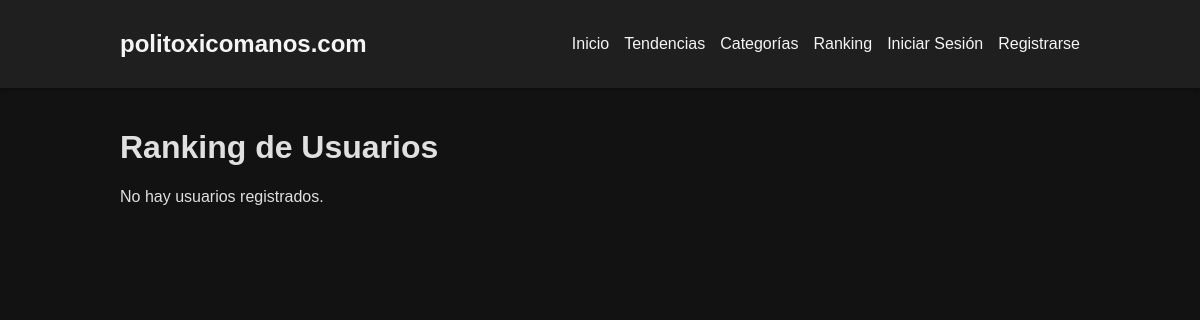
Before: /ranking with the older database file.
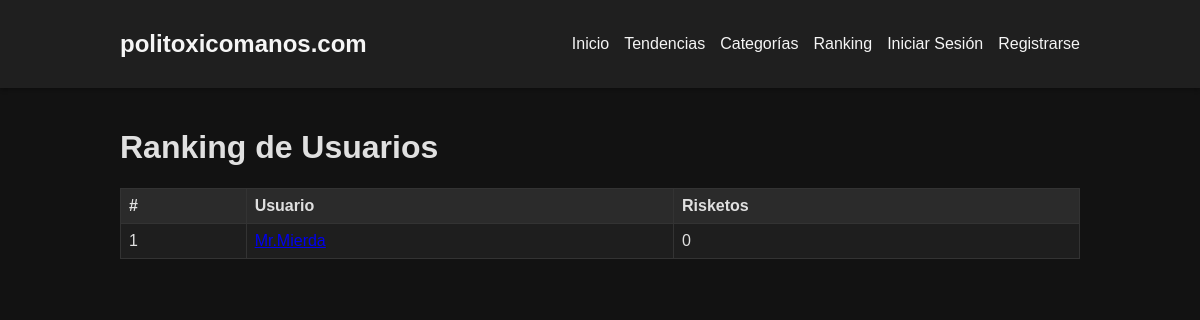
After: the same page with the newer database file.
### app.py (models this page shows, shortened)
class User(db.Model):
    id = db.Column(db.Integer, primary_key=True)
    username = db.Column(db.String(80), unique=True, nullable=False)
    email = db.Column(db.String(120), unique=True, nullable=False)
    password_hash = db.Column(db.String(128), nullable=False)
    profile_pic = db.Column(db.String(200), default='default.png')
    points = db.Column(db.Integer, default=0)
    is_admin = db.Column(db.Boolean, default=False)
    is_muted = db.Column(db.Boolean, default=False)
    contributions = db.relationship('Contribution', backref='author', lazy=True)
    comments = db.relationship('Comment', backref='author', lazy=True)
    bio = db.Column(db.Text, default='')
    location = db.Column(db.String(120), default='')
    website = db.Column(db.String(120), default='')
    followers = db.relationship('Follower', foreign_keys='Follower.followed_id', backref='followed', lazy='dynamic')
    following = db.relationship('Follower', foreign_keys='Follower.follower_id', backref='follower', lazy='dynamic')
    notifications = db.relationship('Notification', backref='recipient', lazy=True)
    is_confirmed = db.Column(db.Boolean, default=False)
    confirmation_token = db.Column(db.String(100), nullable=True)

### app.py (the view)
@app.route('/ranking')
def ranking():
    users = User.query.order_by(User.points.desc()).all()
    return render_template('ranking.html', users=users)

### app.py (called while the page is built)
@app.context_processor
def inject_user():
    user_id = session.get('user_id')
    if user_id:
        user = User.query.get(user_id)
        if user:
            unread_notifications = Notification.query.filter_by(user_id=user.id, is_read=False).count()
            return dict(current_user=user, unread_notifications=unread_notifications)
        session.pop('user_id', None)
    return dict(current_user=None, unread_notifications=0)

### templates/ranking.html (shortened to what this page needs)
{% extends 'base.html' %}
{% block content %}
<h1>Ranking de Usuarios</h1>
{% if users %}
<table class="admin-table">
    <thead>
        <tr>
            <th>#</th>
            <th>Usuario</th>
            <th>Risketos</th>
        </tr>
    </thead>
    <tbody>
    {% for user in users %}
        <tr>
            <td>{{ loop.index }}</td>
            <td><a href="{{ url_for('profile', username=user.username) }}">{{ user.username }}</a></td>
            <td>{{ user.points }}</td>
        </tr>
    {% endfor %}
    </tbody>
</table>
{% else %}
<p>No hay usuarios registrados.</p>
{% endif %}
{% endblock %}

### templates/base.html (shortened to what this page needs)
<!DOCTYPE html>
<html lang="es">
<head>
    <link rel="stylesheet" href="{{ url_for('static', filename='css/style.css') }}">
</head>
<body>
    <nav class="navbar">
        <div class="container">
            <a class="navbar-brand" href="{{ url_for('home') }}">politoxicomanos.com</a>
            <ul class="navbar-links">
                <li><a href="{{ url_for('home') }}">Inicio</a></li>
                {% if current_user %}
                <li><a href="{{ url_for('submit') }}">Enviar Aporte</a></li>
                <li><a href="{{ url_for('ranking') }}">Ranking</a></li>
                <li><a href="{{ url_for('trending') }}">Tendencias</a></li>
                <li><a href="{{ url_for('categories_list') }}">Categorías</a></li>
                <li><a href="{{ url_for('feed') }}">Feed</a></li>
                <li><a href="{{ url_for('notifications') }}">Notificaciones{% if unread_notifications %} ({{ unread_notifications }}){% endif %}</a></li>
                <li>
                    <form action="{{ url_for('search') }}" method="GET" class="search-form">
                        <input type="text" name="q" placeholder="Buscar..." class="search-input">
                    </form>
                </li>
                <li><a href="{{ url_for('profile', username=current_user.username) }}">Perfil ({{ current_user.username }})</a></li>
                {% if current_user.is_admin %}
                <li><a href="{{ url_for('admin_dashboard') }}">Administrar</a></li>
                {% endif %}
                <li><a href="{{ url_for('logout') }}">Cerrar sesión</a></li>
                {% else %}
                <li><a href="{{ url_for('trending') }}">Tendencias</a></li>
                <li><a href="{{ url_for('categories_list') }}">Categorías</a></li>
                <li><a href="{{ url_for('ranking') }}">Ranking</a></li>
                <li><a href="{{ url_for('login') }}">Iniciar Sesión</a></li>
                <li><a href="{{ url_for('register') }}">Registrarse</a></li>
                {% endif %}
            </ul>
        </div>
    </nav>
    <div class="container">
        {% block content %}
        {% endblock %}
    </div>
</body>
</html>

### static/css/style.css (style rules this page uses)
body { margin: 0; font-family: Arial, Helvetica, sans-serif; background-color: #121212; color: #e0e0e0; }
.container { max-width: 960px; margin: 0 auto; padding: 20px; }
.navbar { background-color: #1f1f1f; color: #f5f5f5; padding: 10px 0; box-shadow: 0 2px 4px rgba(0, 0, 0, 0.3); }
.navbar .container { display: flex; justify-content: space-between; align-items: center; }
.navbar-brand { color: #f5f5f5; text-decoration: none; font-size: 24px; font-weight: bold; }
.navbar-links { list-style: none; margin: 0; padding: 0; display: flex; }
.navbar-links li { margin-left: 15px; }
.navbar-links a { color: #f5f5f5; text-decoration: none; font-size: 16px; transition: color 0.2s; }
.admin-table { width: 100%; border-collapse: collapse; margin-top: 20px; }
.admin-table th, .admin-table td { border: 1px solid #333; padding: 8px; text-align: left; background-color: #1e1e1e; color: #e0e0e0; }
.admin-table th { background-color: #2b2b2b; font-weight: bold; }

Changed rows visible on the page:
added User: points "0"
Other visible differences:
text no longer shown: "No hay usuarios registrados."
text now shown: "# Usuario Risketos"
